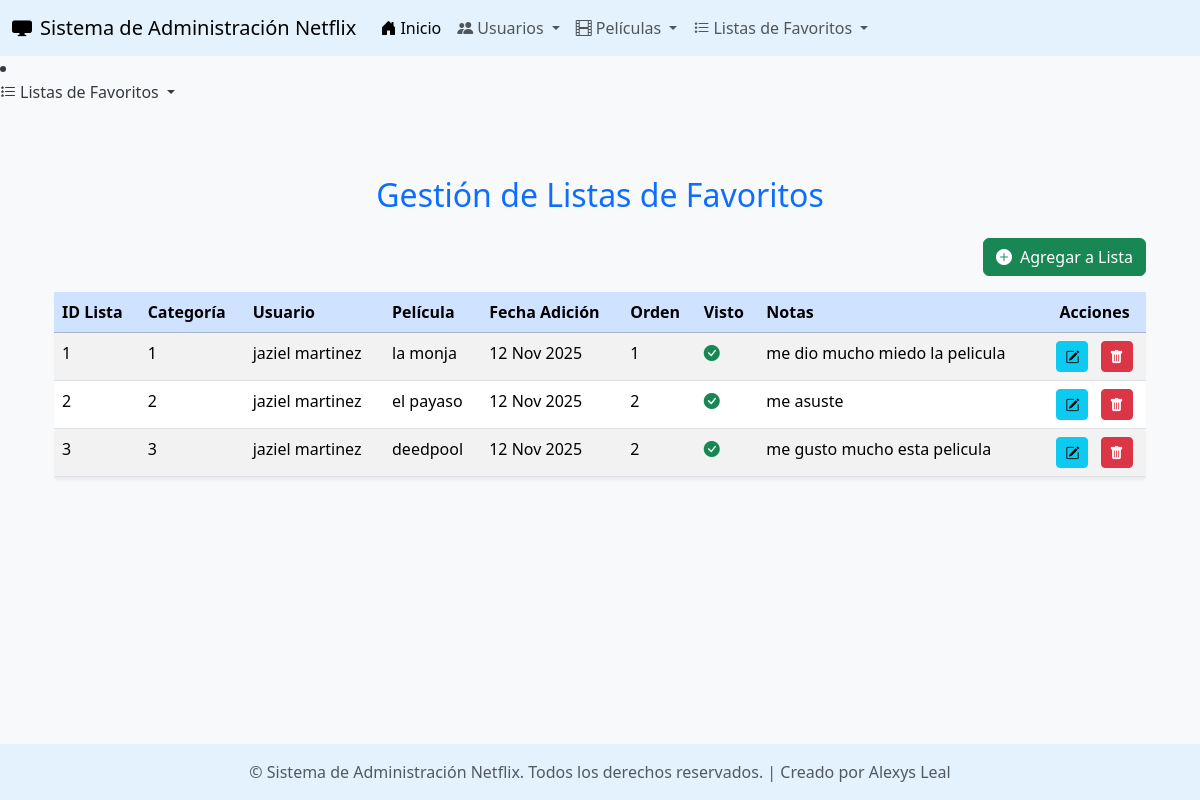
Page /listas/ on the committed database.
### app_Netflix/models.py (models this page shows, shortened)
class ListaFavoritos(models.Model):
    categoria_lista = models.IntegerField()
    usuario = models.ForeignKey(Usuario, on_delete=models.CASCADE, related_name='listas_favoritos')
    pelicula = models.ForeignKey(Pelicula, on_delete=models.CASCADE, related_name='en_listas_favoritos')
    fecha_adicion = models.DateField(auto_now_add=True)
    orden_en_lista = models.IntegerField()
    visto_en_lista = models.BooleanField(default=False)
    notas_personales = models.TextField(blank=True, null=True)
    class Meta:
        unique_together = ('usuario', 'pelicula')

class Usuario(models.Model):
    id_usuario = models.AutoField(primary_key=True)
    nombre = models.CharField(max_length=255)
    apellido = models.CharField(max_length=255)
    email = models.CharField(max_length=255, unique=True)
    fecha_registro = models.DateField(auto_now_add=True)
    tipo_membresia = models.CharField(max_length=100)
    ultimo_acceso = models.DateTimeField(auto_now=True)
    pais = models.CharField(max_length=100)

class Pelicula(models.Model):
    id_pelicula = models.AutoField(primary_key=True)
    titulo = models.CharField(max_length=255)
    ano_lanzamiento = models.IntegerField()
    genero = models.CharField(max_length=100)
    clasificacion_edad = models.CharField(max_length=50)
    duracion_minutos = models.IntegerField()
    director = models.CharField(max_length=255)
    idioma_original = models.CharField(max_length=50)

### app_Netflix/views.py (the view)
# urls.py: path('listas/', views.ver_listas_favoritos, name='ver_listas_favoritos'),
def ver_listas_favoritos(request):
    listas = ListaFavoritos.objects.all()
    return render(request, 'lista_favoritos/ver_listas_favoritos.html', {'listas': listas})

### app_Netflix/templates/lista_favoritos/ver_listas_favoritos.html
{% extends 'base.html' %}
{% block content %}
<div class="container my-5">
    <h2 class="mb-4 text-center text-primary">Gestión de Listas de Favoritos</h2>
    <div class="text-end mb-3">
        <a href="{% url 'agregar_lista_favoritos' %}" class="btn btn-success">
            <i class="bi bi-plus-circle-fill me-2"></i>Agregar a Lista
        </a>
    </div>
    {% if listas %}
    <div class="table-responsive">
        <table class="table table-hover table-striped shadow-sm">
            <thead class="table-primary">
                <tr>
                    <th scope="col">ID Lista</th>
                    <th scope="col">Categoría</th>
                    <th scope="col">Usuario</th>
                    <th scope="col">Película</th>
                    <th scope="col">Fecha Adición</th>
                    <th scope="col">Orden</th>
                    <th scope="col">Visto</th>
                    <th scope="col">Notas</th>
                    <th scope="col" class="text-center">Acciones</th>
                </tr>
            </thead>
            <tbody>
                {% for lista in listas %}
                <tr>
                    <td>{{ lista.id }}</td>
                    <td>{{ lista.categoria_lista }}</td>
                    <td>{{ lista.usuario.nombre }} {{ lista.usuario.apellido }}</td>
                    <td>{{ lista.pelicula.titulo }}</td>
                    <td>{{ lista.fecha_adicion|date:"d M Y" }}</td>
                    <td>{{ lista.orden_en_lista }}</td>
                    <td>{% if lista.visto_en_lista %}<i class="bi bi-check-circle-fill text-success"></i>{% else %}<i class="bi bi-x-circle-fill text-danger"></i>{% endif %}</td>
                    <td>{{ lista.notas_personales|default:"N/A" }}</td>
                    <td class="text-center">
                        <a href="{% url 'actualizar_lista_favoritos' lista.id %}" class="btn btn-info btn-sm me-2" title="Editar">
                            <i class="bi bi-pencil-square"></i>
                        </a>
                        <a href="{% url 'borrar_lista_favoritos' lista.id %}" class="btn btn-danger btn-sm" title="Eliminar">
                            <i class="bi bi-trash-fill"></i>
                        </a>
                    </td>
                </tr>
                {% endfor %}
            </tbody>
        </table>
    </div>
    {% else %}
    <div class="alert alert-info text-center mt-5" role="alert">
        No hay elementos en listas de favoritos. ¡Anímate a agregar el primero!
    </div>
    {% endif %}
</div>
{% endblock %}

### app_Netflix/templates/base.html (shortened to what this page needs)
<!DOCTYPE html>
<html lang="es">
<head>
    <link href="https://cdn.jsdelivr.net/npm/bootstrap@5.3.3/dist/css/bootstrap.min.css" rel="stylesheet">
    <link rel="stylesheet" href="https://cdn.jsdelivr.net/npm/bootstrap-icons@1.11.3/font/bootstrap-icons.min.css">
</head>
<body>
    {% include 'navbar.html' %}
    <div class="container mt-4 content">
        {% block content %}
        {% endblock %}
    </div>
    {% include 'footer.html' %}
</body>
</html>

### app_Netflix/templates/navbar.html (shortened to what this page needs)
<nav class="navbar navbar-expand-lg navbar-light">
    <div class="container-fluid">
        <a class="navbar-brand" href="{% url 'inicio_netflix' %}">
            <i class="bi bi-display-fill me-2"></i>Sistema de Administración Netflix
        </a>
        <div class="collapse navbar-collapse" id="navbarNavDropdown">
            <ul class="navbar-nav me-auto mb-2 mb-lg-0">
                <li class="nav-item">
                    <a class="nav-link active" aria-current="page" href="{% url 'inicio_netflix' %}">
                        <i class="bi bi-house-door-fill me-1"></i>Inicio
                    </a>
                </li>
                <li class="nav-item dropdown">
                    <a class="nav-link dropdown-toggle" href="#" id="navbarUsuariosDropdown" role="button" data-bs-toggle="dropdown" aria-expanded="false">
                        <i class="bi bi-people-fill me-1"></i>Usuarios
                    </a>
                </li>
                <li class="nav-item dropdown">
                    <a class="nav-link dropdown-toggle" href="#" id="navbarPeliculasDropdown" role="button" data-bs-toggle="dropdown" aria-expanded="false">
                        <i class="bi bi-film me-1"></i>Películas
                    </a>
                </li>
                <li class="nav-item dropdown">
                    <a class="nav-link dropdown-toggle" href="#" id="navbarListasDropdown" role="button" data-bs-toggle="dropdown" aria-expanded="false">
                        <i class="bi bi-list-stars me-1"></i>Listas de Favoritos
                    </a>
                </li>
            </ul>
        </div>
    </div>
</nav>
<li class="nav-item dropdown">
    <a class="nav-link dropdown-toggle" href="#" id="navbarListasDropdown" role="button" data-bs-toggle="dropdown" aria-expanded="false">
        <i class="bi bi-list-stars me-1"></i>Listas de Favoritos
    </a>
</li>

### app_Netflix/templates/footer.html
<footer class="footer mt-auto py-3">
    <div class="container text-center">
        <span class="text-muted">&copy; {{ "now"|date:"Y" }} Sistema de Administración Netflix. Todos los derechos reservados. | Creado por Alexys Leal</span>
    </div>
</footer>

### app_Netflix/templates/base.html (style rules this page uses)
body { background-color: #f8f9fa; color: #343a40; display: flex; flex-direction: column; min-height: 100vh; }
.navbar { background-color: #e3f2fd; }
.footer { background-color: #e3f2fd; color: #495057; padding: 15px 0; text-align: center; margin-top: auto; position: sticky; bottom: 0; width: 100%; }
.content { flex: 1; padding-bottom: 70px; }

### rows in the picture
ListaFavoritos: id "1", categoria_lista "1", usuario.nombre "jaziel", usuario.apellido "martinez", pelicula.titulo "la monja", fecha_adicion "12 Nov 2025", orden_en_lista "1", visto_en_lista True (drawn), notas_personales "me dio mucho miedo la pelicula"
ListaFavoritos: id "2", categoria_lista "2", usuario.nombre "jaziel", usuario.apellido "martinez", pelicula.titulo "el payaso", fecha_adicion "12 Nov 2025", orden_en_lista "2", visto_en_lista True (drawn), notas_personales "me asuste"
ListaFavoritos: id "3", categoria_lista "3", usuario.nombre "jaziel", usuario.apellido "martinez", pelicula.titulo "deedpool", fecha_adicion "12 Nov 2025", orden_en_lista "2", visto_en_lista True (drawn), notas_personales "me gusto mucho esta pelicula"
